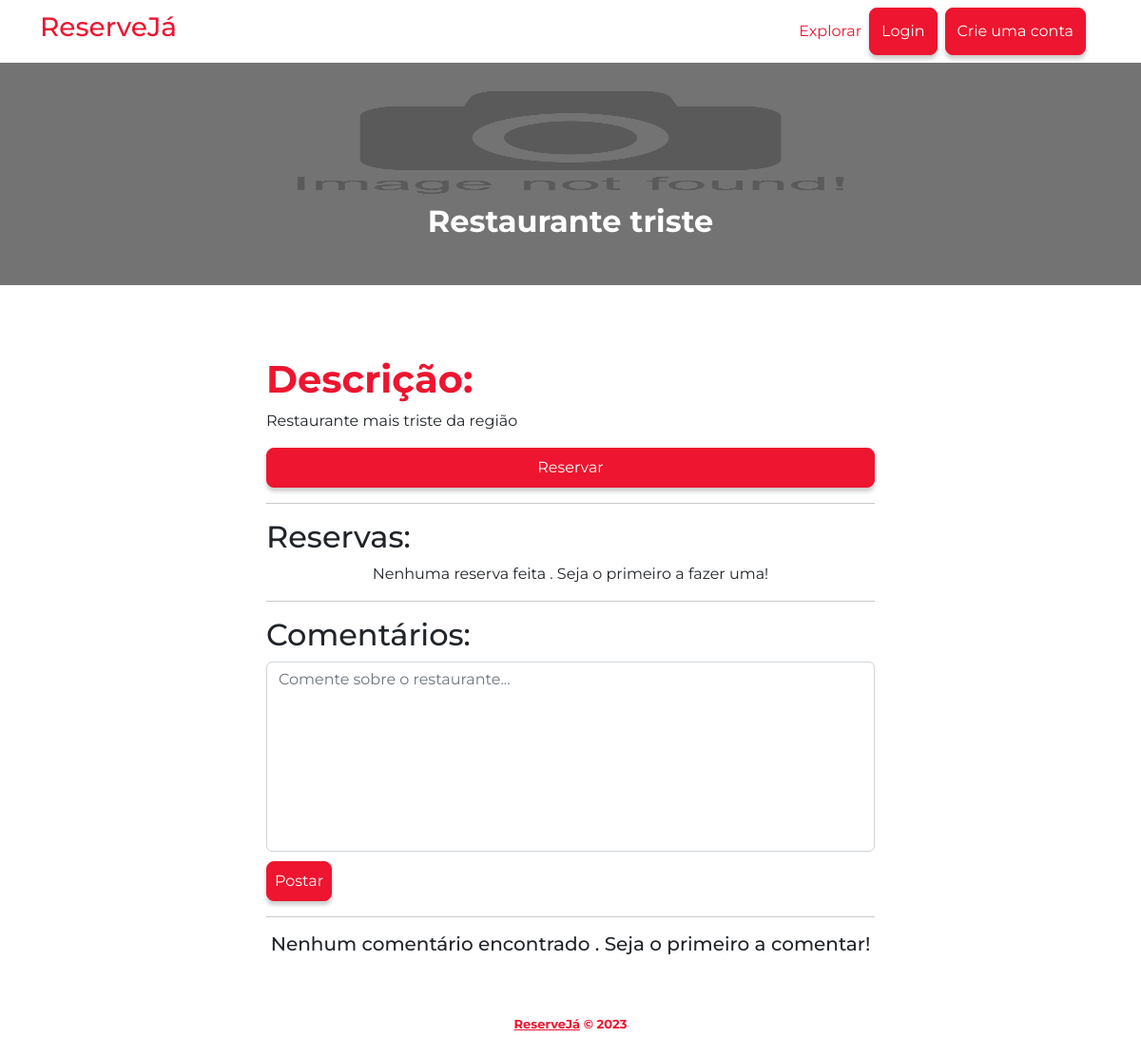
The app's page /restaurante/2 with its own data.
### application/models.py (models this page shows, shortened)
class restaurante(models.Model):
	nome = models.CharField(max_length=120)
	descricao = models.TextField()
	foto = models.ImageField(null=True, blank=True, upload_to='images/',
		default='images/not-found.jpg')
	user = models.ForeignKey(get_user_model(), on_delete=models.CASCADE)
	created_at = models.DateTimeField(auto_now_add=True)

### application/views.py (the view, shortened to what this page needs)
# urls.py: path('restaurante/<int:id>', views.restaurant),
def restaurant(request, id):
	restaurante_info = get_object_or_404(restaurante, pk=id)
	comentarios = comentario.objects.filter(restaurante_id=restaurante_info).all()
	reservas = reserva.objects.filter(restaurante_id=restaurante_info).all()
	return render(request, 'application/restaurant.html',
		{'restaurante': restaurante_info,
		'comentario': comentarios,
		'reserva': reservas})

### application/templates/application/restaurant.html (shortened to what this page needs)
{% extends 'base.html' %}
{% load static %}
{% block content %}
	<div id="carouselExampleCaptions" class="carousel slide">
	  <div class="carousel-inner">
	    <div class="carousel-item active">
	      <img style="height:300px" src="{{ restaurante.foto.url }}" class="d-block w-100" alt="imagem do restaurante {{ restaurante.nome }}">
	      <div class="carousel-caption">
	        <h2>{{ restaurante.nome }}</h2>
	      </div>
	    </div>
	</div>
	<div class="container-app">
		<div class="app">
			<div class="content">
				<h1>Descrição:</h1>
				<p>
					{{ restaurante.descricao }}
				</p>
				<button class="button" style="width: 100%; padding: 8px;" data-bs-toggle="modal" data-bs-target="#reserveModal">Reservar</button>
				<hr>
				<div class="reservas">
					<h2>Reservas:</h2>
					{% if reserva %}
						{% for i in reserva %}
							<p> {{ i.user.username }} realizou uma reserva no {{ i.restaurante.nome }} no dia <span style="color: #ed152f;">{{ i.data }} às {{ i.hora }} para {{ i.numero_pessoas }} pessoas </span></p>
						{% endfor %}
					{% else %}
						<p align="center">Nenhuma reserva feita . Seja o primeiro a fazer uma!</p>
					{% endif %}
				</div>
				<hr>
				<h2>Comentários:</h2>
				<div class="post-comentario">
					<form method="POST">
						<textarea class="form-control" placeholder="Comente sobre o restaurante..." name="comentario"></textarea>
						<button class="button" style="padding: 8px;" name="submit" value="postar_comentario">Postar</button>
					</form>
				</div>
				<hr>
				{% if comentario %}
					{% for i in comentario %}
						<div class="comentario">
							<h5>{{ i.user.username }}</h5>
							<p>{{ i.texto }}</p>
						</div>
					{% endfor %}
				{% else %}
					<div class="not-found" align="center">
						<h5>Nenhum comentário encontrado . Seja o primeiro a comentar!</h5>
					</div>
				{% endif %}
			</div>
		</div>
	</div>
{% endblock %}

### application/static/style/style.css (style rules this page uses)
* { margin: 0; padding: 0; }
.button { background: #ed152f; border: 1px solid #ed152f; padding: 12px; border-radius: 8px; font-family: "Montserrat", sans-serif; color: white; box-shadow: 0 4px 4px #ccc; transition: .5s; }
.carousel-item img { height: 500px; filter: brightness(50%); }
.carousel-item { font-family: "Montserrat", sans-serif; }
.carousel-item h2 { color: #fff; font-weight: bold; }
.container-app { padding-top: 75px; display: flex; align-items: center; justify-content: center; }
.app { width: calc(700px - 5%); }
.content h1 { font-weight: bold; color: #ed152f; }
.content { font-family: "Montserrat", sans-serif; }
.post-comentario textarea { resize: none; height: 200px; }
.post-comentario .button { margin-top: 10px; }

### records on screen
restaurante: foto (picture), nome "Restaurante triste", descricao "Restaurante mais triste da região"
